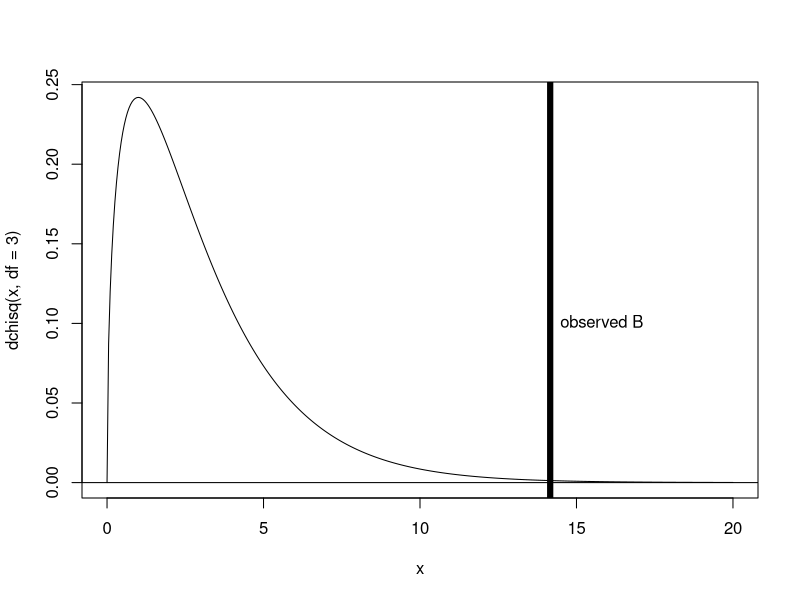
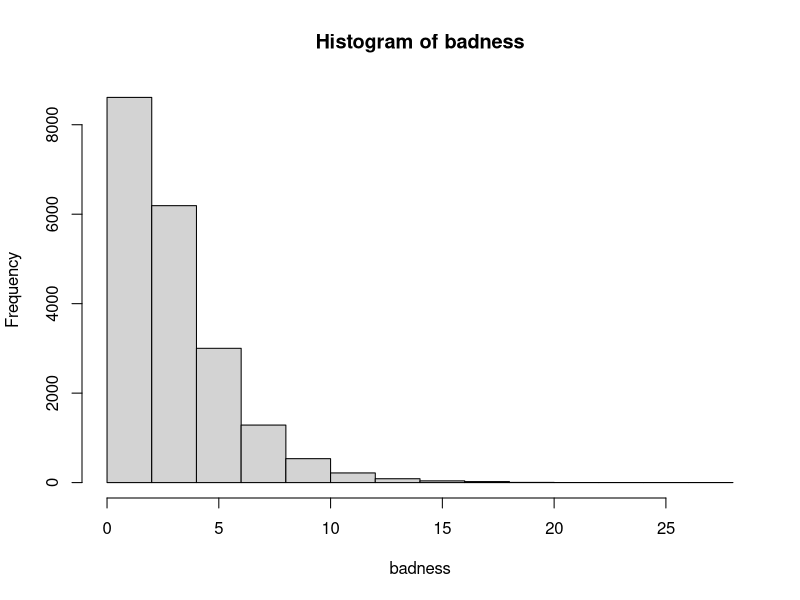
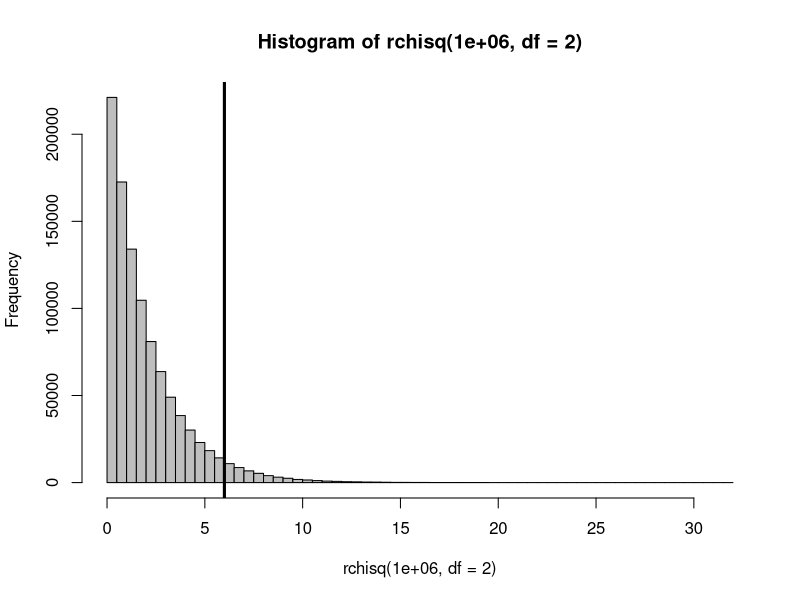

Write R code to recreate these figures, in order.
## ---- chunk 1
boxes <- paste("box",1:4,sep="")
sample(boxes,100,replace=TRUE)
## ---- chunk 2
table(sample(boxes,100,replace=TRUE))
table(sample(boxes,100,replace=TRUE))
table(sample(boxes,100,replace=TRUE))
## ---- chunk 3
o <- c(41,17,20,22)   # 'o' for 'observation'
## ---- chunk 4
e <- c(25,25,25,25)   # 'e' for 'expectation'
## ---- chunk 5
B <- sum((o-e)^2/e)  
B
## ---- chunk 6
x <- seq(from=0,to=20,len=400)
plot(x,dchisq(x,df=3),type="l")
abline(h=0)
abline(v=B,lwd=6)
text(B,0.1,"observed B",pos=4)
## ---- chunk 7
pchisq(14.16,df=3,lower.tail=FALSE)
## ---- chunk 8
args(sample)
sample(boxes,100,replace=TRUE,prob=c(1/3,1/3,1/6,1/6))
table(sample(boxes,100,replace=TRUE,prob=c(1/3,1/3,1/6,1/6)))
table(sample(boxes,100,replace=TRUE,prob=c(1/3,1/3,1/6,1/6)))
table(sample(boxes,100,replace=TRUE,prob=c(1/3,1/3,1/6,1/6)))
## ---- chunk 9
probs <- c(1/3,1/3,1/6,1/6)     # null 
e <- probs*100                  # expectation
o <- c(29,31,20,20)             # observation 
B <- sum((o-e)^2/e)             # badness
pchisq(B,df=3,lower.tail=FALSE) # chi-square test
## ---- chunk 10
n <- 100
p <- c(1/2,1/3,1/12,1/12)
e <- p*n
o <- tabulate(sample(1:4,n,replace=TRUE,prob=p))
B <- sum((o-e)^2/e)
B
## ---- chunk 11
badness <- replicate(20000,sum((tabulate(sample(1:4,n,replace=TRUE,prob=p),nbins=4)-e)^2/e))
hist(badness)
## ---- chunk 12
o <- c(109,65,22,3,1,0,0)
## ---- chunk 13
regiments <- sum(o)
deaths    <- sum(o*(0:6))
deaths/regiments
## ---- chunk 14
o <- c(109,65,22,4)
## ---- chunk 15
dpois(0:2,lambda=0.61)
1-sum(dpois(0:2,lambda=0.61))
## ---- chunk 16
p <- c(dpois(0:2,lambda=0.61),1-sum(dpois(0:2,lambda=0.61)))
p
sum(p)
## ---- chunk 17
e <- 200*p
e
## ---- chunk 18
B <- sum((o-e)^2/e)
B
## ---- chunk 19
pchisq(0.324,df=2)
1-pchisq(0.324,df=2)
## ---- chunk 20
hist(rchisq(1e6,df=2),nclass=100,col='gray')
abline(v=6,lwd=3)
## ---- chunk 21
o <- c(red=10,green=16,blue=17,yellow=20)
## ---- chunk 22
o <- c(6,9,15,11,3,2,1)
names(o) <- paste("goals",0:6,sep="")
o
## ---- chunk 23
o <- c(17, 70, 143, 117, 47, 6)
names(o) <- paste("boys",0:5,sep="")
o
